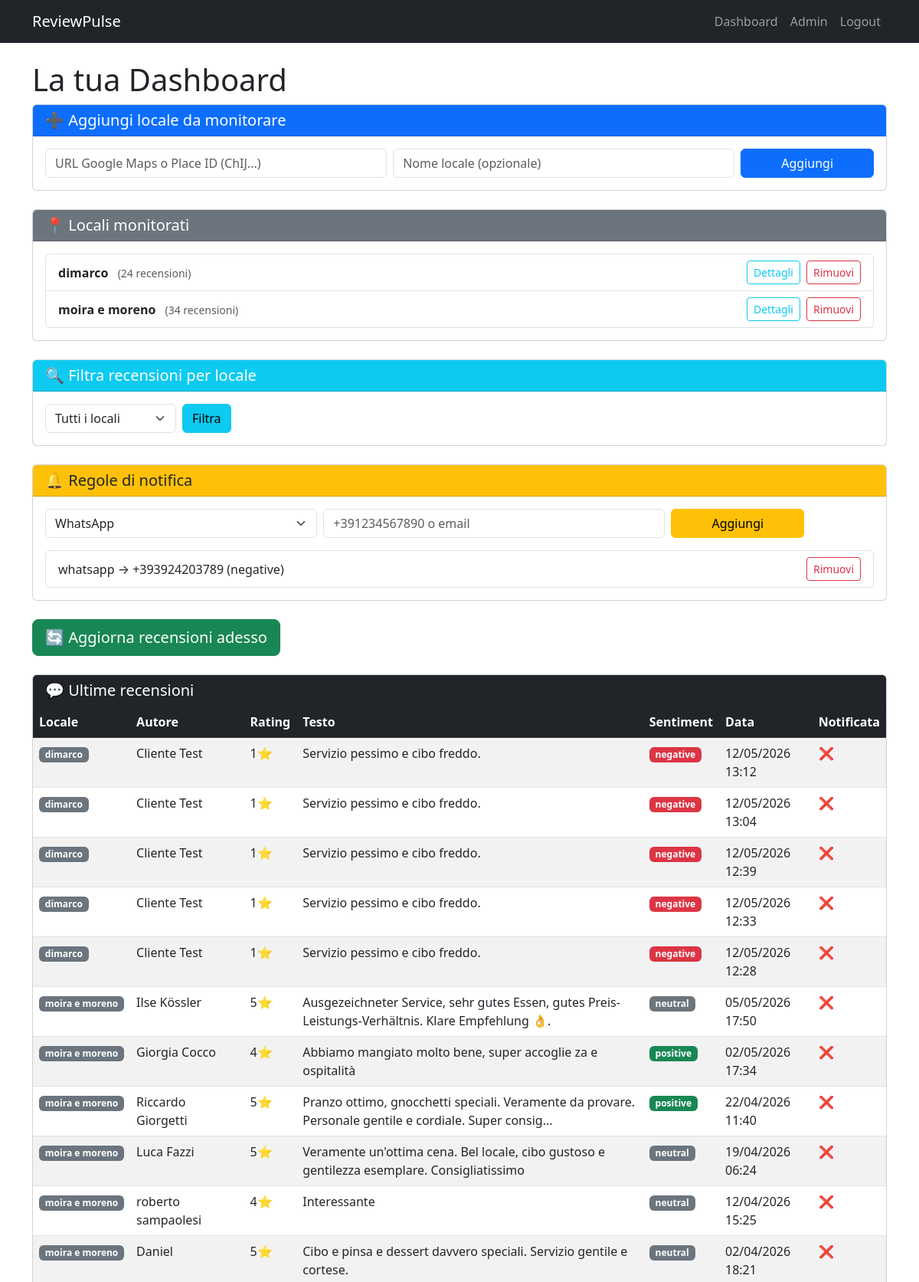
The page /dashboard (signed in, upper part) on the database its author committed.
### app/models.py (models this page shows)
class MonitoredPlace(db.Model):
    id = db.Column(db.Integer, primary_key=True)
    place_id = db.Column(db.String(512), nullable=False)
    place_name = db.Column(db.String(255), nullable=True)
    user_id = db.Column(db.Integer, db.ForeignKey('user.id'), nullable=False)
    reviews = db.relationship('Review', backref='place', lazy=True, cascade='all, delete-orphan')

class NotificationRule(db.Model):
    id = db.Column(db.Integer, primary_key=True)
    channel = db.Column(db.String(20))
    target = db.Column(db.String(100))
    trigger_sentiment = db.Column(db.String(20))
    user_id = db.Column(db.Integer, db.ForeignKey('user.id'), nullable=False)

class Review(db.Model):
    id = db.Column(db.Integer, primary_key=True)
    author_name = db.Column(db.String(100))
    rating = db.Column(db.Integer)
    text = db.Column(db.Text)
    time = db.Column(db.DateTime, default=datetime.utcnow)
    source = db.Column(db.String(50), default="Google")
    sentiment = db.Column(db.String(20))
    notified = db.Column(db.Boolean, default=False)
    response_sent = db.Column(db.Boolean, default=False)
    user_id = db.Column(db.Integer, db.ForeignKey('user.id'), nullable=False)
    place_id = db.Column(db.Integer, db.ForeignKey('monitored_place.id'), nullable=False)

### app/routes.py (the view)
@main.route('/dashboard')
@login_required
def dashboard():
    place_filter = request.args.get('place', type=int)  # id del locale
    places = MonitoredPlace.query.filter_by(user_id=current_user.id).all()
    rules = NotificationRule.query.filter_by(user_id=current_user.id).all()
    reviews_query = Review.query.filter_by(user_id=current_user.id)
    if place_filter:
        reviews_query = reviews_query.filter_by(place_id=place_filter)
    reviews = reviews_query.order_by(Review.time.desc()).all()
    return render_template('dashboard.html',
                           places=places,
                           reviews=reviews,
                           rules=rules,
                           place_filter=place_filter)

### app/templates/dashboard.html (shortened to what this page needs)
{% extends "base.html" %}
{% block content %}
<h1>
    {% if view_user %}
        Dashboard di {{ view_user.email }}
        <a href="{{ url_for('main.admin_panel') }}" class="btn btn-sm btn-secondary">← Torna admin</a>
    {% else %}
        La tua Dashboard
    {% endif %}
</h1>
<div class="card mb-4">
    <div class="card-header bg-primary text-white">
        <h5 class="mb-0">➕ Aggiungi locale da monitorare</h5>
    </div>
    <div class="card-body">
        <form method="post" action="{{ url_for('main.add_place') }}">
            <div class="row g-2">
                <div class="col-md-5">
                    <input type="text" name="place_id" class="form-control" placeholder="URL Google Maps o Place ID (ChIJ...)" required>
                </div>
                <div class="col-md-5">
                    <input type="text" name="place_name" class="form-control" placeholder="Nome locale (opzionale)">
                </div>
                <div class="col-md-2">
                    <button class="btn btn-primary w-100">Aggiungi</button>
                </div>
            </div>
        </form>
    </div>
</div>
<div class="card mb-4">
    <div class="card-header bg-secondary text-white">
        <h5 class="mb-0">📍 Locali monitorati</h5>
    </div>
    <div class="card-body">
        {% if places %}
            <ul class="list-group">
            {% for p in places %}
				<li class="list-group-item d-flex justify-content-between align-items-center">
					<span>
						<strong>{{ p.place_name or p.place_id[:50] }}</strong>
						<small class="text-muted ms-2">({{ p.reviews|length }} recensioni)</small>
					</span>
					<div>
						<a href="{{ url_for('main.place_detail', place_id=p.id) }}" class="btn btn-sm btn-outline-info me-1">Dettagli</a>
						<a href="{{ url_for('main.remove_place', place_id=p.id) }}" class="btn btn-sm btn-outline-danger">Rimuovi</a>
					</div>
				</li>
            {% endfor %}
            </ul>
        {% else %}
            <p class="text-muted">Nessun locale monitorato.</p>
        {% endif %}
    </div>
</div>
<div class="card mb-4">
    <div class="card-header bg-info text-white">
        <h5 class="mb-0">🔍 Filtra recensioni per locale</h5>
    </div>
    <div class="card-body">
        <form method="get" action="{{ url_for('main.dashboard') }}" class="row g-2 align-items-center">
            <div class="col-auto">
                <select name="place" class="form-select">
                    <option value="">Tutti i locali</option>
                </select>
            </div>
            <div class="col-auto">
                <button type="submit" class="btn btn-info">Filtra</button>
            </div>
        </form>
    </div>
</div>
<div class="card mb-4">
    <div class="card-header bg-warning text-dark">
        <h5 class="mb-0">🔔 Regole di notifica</h5>
    </div>
    <div class="card-body">
        <form method="post" action="{{ url_for('main.add_rule') }}" class="row g-2 mb-3">
            <div class="col-md-4">
                <select name="channel" class="form-select">
                    <option value="whatsapp">WhatsApp</option>
                </select>
            </div>
            <div class="col-md-5">
                <input type="text" name="target" class="form-control" placeholder="+391234567890 o email">
            </div>
            <div class="col-md-2">
                <button class="btn btn-warning w-100">Aggiungi</button>
            </div>
        </form>
        {% if rules %}
            <ul class="list-group">
            {% for r in rules %}
                <li class="list-group-item d-flex justify-content-between align-items-center">
                    {{ r.channel }} → {{ r.target }} ({{ r.trigger_sentiment }})
                    <a href="{{ url_for('main.remove_rule', rule_id=r.id) }}" class="btn btn-sm btn-outline-danger">Rimuovi</a>
                </li>
            {% endfor %}
            </ul>
        {% endif %}
    </div>
</div>
<div class="mb-4">
    <a href="{{ url_for('main.force_check') }}" class="btn btn-success btn-lg">
        🔄 Aggiorna recensioni adesso
    </a>
</div>
<div class="card">
    <div class="card-header bg-dark text-white">
        <h5 class="mb-0">💬 Ultime recensioni</h5>
    </div>
    <div class="card-body p-0">
        <div class="table-responsive">
            <table class="table table-hover table-striped mb-0">
                <thead class="table-dark">
                    <tr>
                        <th>Locale</th>
                        <th>Autore</th>
                        <th>Rating</th>
                        <th>Testo</th>
                        <th>Sentiment</th>
                        <th>Data</th>
                        <th>Notificata</th>
                    </tr>
                </thead>
                <tbody>
                    {% for r in reviews %}
                    <tr>
                        <td><span class="badge bg-secondary">{{ r.place.place_name or r.place.place_id[:30] }}</span></td>
                        <td>{{ r.author_name }}</td>
                        <td>{{ r.rating }}⭐</td>
                        <td>{{ r.text[:100] }}{% if r.text|length > 100 %}...{% endif %}</td>
                        <td>
                            <span class="badge bg-{{ 'danger' if r.sentiment=='negative' else 'success' if r.sentiment=='positive' else 'secondary' }}">
                                {{ r.sentiment }}
                            </span>
                        </td>
                        <td>{{ r.time.strftime('%d/%m/%Y %H:%M') }}</td>
                        <td>{{ '✅' if r.notified else '❌' }}</td>
                    </tr>
                    {% else %}
                    <tr>
                        <td colspan="7" class="text-center text-muted">Nessuna recensione trovata.</td>
                    </tr>
                    {% endfor %}
                </tbody>
            </table>
        </div>
    </div>
</div>
{% endblock %}

### rows shown on the page
MonitoredPlace: place_name "dimarco", reviews|length "24"
MonitoredPlace: place_name "moira e moreno", reviews|length "34"
NotificationRule: channel "whatsapp", target "+393924203789", trigger_sentiment "negative"
Review: place "dimarco", author_name "Cliente Test", rating "1", text "Servizio pessimo e cibo freddo.", sentiment "negative", time "12/05/2026 13:12", notified "❌"
Review: place "dimarco", author_name "Cliente Test", rating "1", text "Servizio pessimo e cibo freddo.", sentiment "negative", time "12/05/2026 13:04", notified "❌"
Review: place "dimarco", author_name "Cliente Test", rating "1", text "Servizio pessimo e cibo freddo.", sentiment "negative", time "12/05/2026 12:39", notified "❌"
Review: place "dimarco", author_name "Cliente Test", rating "1", text "Servizio pessimo e cibo freddo.", sentiment "negative", time "12/05/2026 12:33", notified "❌"
Review: place "dimarco", author_name "Cliente Test", rating "1", text "Servizio pessimo e cibo freddo.", sentiment "negative", time "12/05/2026 12:28", notified "❌"
Review: place "moira e moreno", author_name "Ilse Kössler", rating "5", text "Ausgezeichneter Service, sehr gutes Essen, gutes Preis-Leistungs-Verhältnis. Klare Empfehlung 👌.", sentiment "neutral", time "05/05/2026 17:50", notified "❌"
Review: place "moira e moreno", author_name "Giorgia Cocco", rating "4", text "Abbiamo mangiato molto bene, super accoglie za e ospitalità", sentiment "positive", time "02/05/2026 17:34", notified "❌"
Review: place "moira e moreno", author_name "Riccardo Giorgetti", rating "5", text "Pranzo ottimo, gnocchetti speciali. Veramente da provare. Personale gentile e cordiale. Super consig", sentiment "positive", time "22/04/2026 11:40", notified "❌"
Review: place "moira e moreno", author_name "Luca Fazzi", rating "5", text "Veramente un'ottima cena. Bel locale, cibo gustoso e gentilezza esemplare. Consigliatissimo", sentiment "neutral", time "19/04/2026 06:24", notified "❌"
Review: place "moira e moreno", author_name "roberto sampaolesi", rating "4", text "Interessante", sentiment "neutral", time "12/04/2026 15:25", notified "❌"
Review: place "moira e moreno", author_name "Daniel", rating "5", text "Cibo e pinsa e dessert davvero speciali. Servizio gentile e cortese.", sentiment "neutral", time "02/04/2026 18:21", notified "❌"
